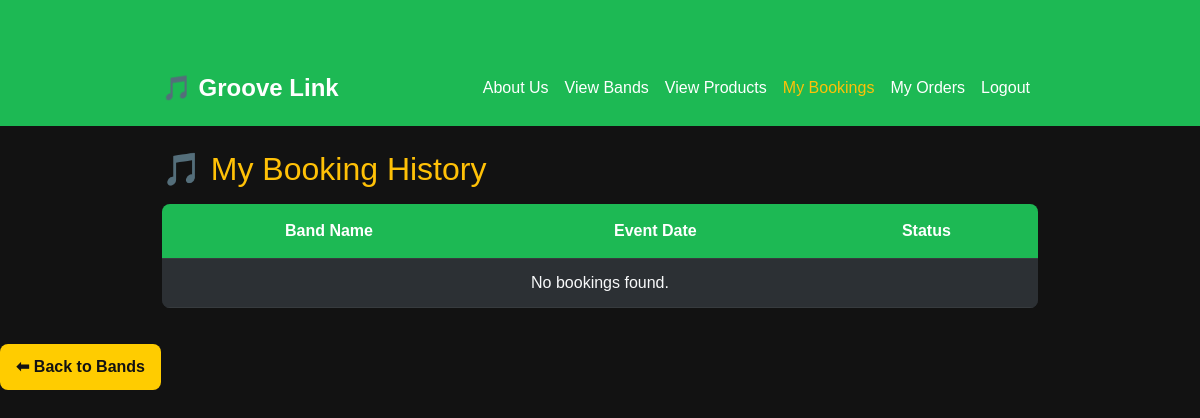
The page /booking_history/ on the database as committed earlier.
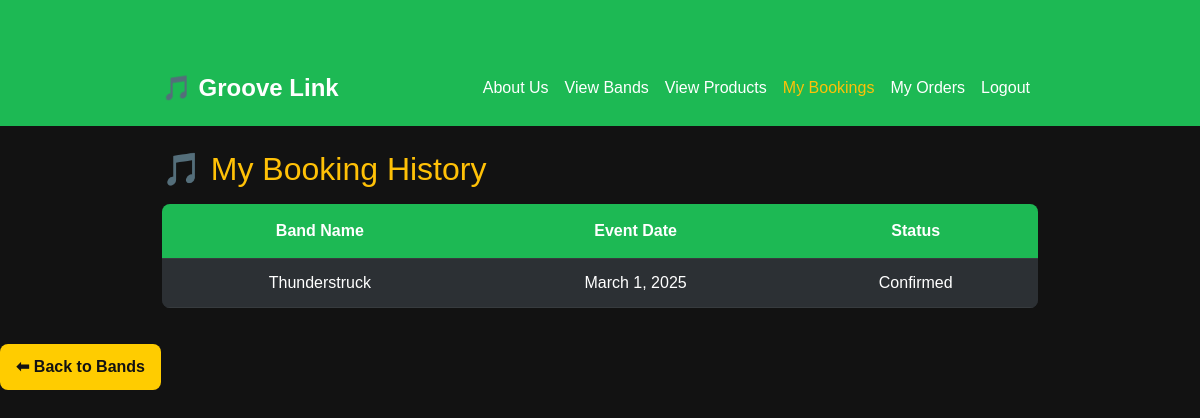
The same page on the database as committed later.
### app/models.py (models this page shows, shortened)
class Booking(models.Model):
    customer = models.ForeignKey(Customer, on_delete=models.CASCADE, related_name="bookings", null=True, blank=True)
    band = models.ForeignKey(BandTeam, on_delete=models.CASCADE, related_name="bookings")
    event_date = models.DateField()
    status = models.CharField(
        max_length=20,
        choices=[("Pending", "Pending"), ("Confirmed", "Confirmed")],
        default="Pending"
    )
    payment_id = models.CharField(max_length=100, blank=True, null=True)  # Store Razorpay payment ID
    created_at = models.DateTimeField(auto_now_add=True)

class BandTeam(models.Model):
    staf = models.ForeignKey(Staf, on_delete=models.CASCADE, related_name="bands")
    name = models.CharField(max_length=100)
    genre = models.CharField(max_length=100)
    description = models.TextField()
    image = models.ImageField(upload_to="bands/")

### app/views.py (the view)
# urls.py: path("booking_history/", views.booking_history, name="booking_history"),
def booking_history(request):
    bookings = Booking.objects.filter(status="Confirmed")  # Fetch only confirmed bookings
    return render(request, "customer/booking_history.html", {"bookings": bookings})

### templates/customer/booking_history.html (shortened to what this page needs)
<!DOCTYPE html>
<html lang="en">
<head>
    <link rel="stylesheet" href="https://cdn.jsdelivr.net/npm/bootstrap@5.3.0/dist/css/bootstrap.min.css">
</head>
<body>
    <nav class="navbar navbar-expand-lg">
        <div class="container">
            <a class="navbar-brand" href="../customerhome">🎵 Groove Link</a>
            <div class="collapse navbar-collapse" id="navbarNav">
                <ul class="navbar-nav ms-auto">
                    <li class="nav-item"><a class="nav-link text-white" href="../about">About Us</a></li>
                    <li class="nav-item"><a class="nav-link text-white" href="../viewbands">View Bands</a></li>
                    <li class="nav-item"><a class="nav-link text-white" href="../viewproducts">View Products</a></li>
                    <li class="nav-item"><a class="nav-link text-warning" href="../booking_history">My Bookings</a></li>
                    <li class="nav-item"><a class="nav-link text-white" href="../order_history">My Orders</a></li>
                    <li class="nav-item"><a class="nav-link text-white" href="../logout">Logout</a></li>
                </ul>
            </div>
        </div>
    </nav>
{% block content %}
<div class="container mt-4">
    <h2 class="text-warning">🎵 My Booking History</h2>
    <table class="table table-dark table-striped mt-3">
        <thead>
            <tr>
                <th>Band Name</th>
                <th>Event Date</th>
                <th>Status</th>
            </tr>
        </thead>
        <tbody>
            {% for booking in bookings %}
            <tr>
                <td>{{ booking.band.name }}</td>
                <td>{{ booking.event_date }}</td>
                <td>{{ booking.status }}</td>
            </tr>
            {% empty %}
            <tr>
                <td colspan="3" class="text-center text-light">No bookings found.</td>
            </tr>
            {% endfor %}
        </tbody>
    </table>
</div>
{% endblock %}
        <a href="../viewbands" class="btn btn-back">⬅ Back to Bands</a>
</body>
</html>

Rows that differ between the two databases and show on the page:
added Booking: band.name "Thunderstruck", event_date "March 1, 2025", status "Confirmed"
Other text that changed with them:
text no longer shown: "No bookings found."
